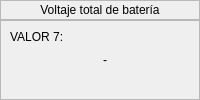
                  <widget class="QWidget" name="page_info7">
                   <layout class="QVBoxLayout" name="verticalLayout_22">
                    <property name="spacing">
                     <number>0</number>
                    </property>
                    <property name="leftMargin">
                     <number>0</number>
                    </property>
                    <property name="topMargin">
                     <number>0</number>
                    </property>
                    <property name="rightMargin">
                     <number>0</number>
                    </property>
                    <property name="bottomMargin">
                     <number>0</number>
                    </property>
                    <item>
                     <widget class="QFrame" name="frame_inf1_7">
                      <property name="minimumSize">
                       <size>
                        <width>0</width>
                        <height>20</height>
                       </size>
                      </property>
                      <property name="frameShape">
                       <enum>QFrame::StyledPanel</enum>
                      </property>
                      <property name="frameShadow">
                       <enum>QFrame::Raised</enum>
                      </property>
                      <layout class="QHBoxLayout" name="horizontalLayout_10">
                       <property name="spacing">
                        <number>0</number>
                       </property>
                       <property name="leftMargin">
                        <number>0</number>
                       </property>
                       <property name="topMargin">
                        <number>0</number>
                       </property>
                       <property name="rightMargin">
                        <number>0</number>
                       </property>
                       <property name="bottomMargin">
                        <number>0</number>
                       </property>
                       <item>
                        <widget class="QLabel" name="label_info1_7">
                         <property name="text">
                          <string>Voltaje total de batería</string>
                         </property>
                         <property name="alignment">
                          <set>Qt::AlignCenter</set>
                         </property>
                        </widget>
                       </item>
                      </layout>
                     </widget>
                    </item>
                    <item>
                     <widget class="QFrame" name="frame_inf2_7">
                      <property name="sizePolicy">
                       <sizepolicy hsizetype="Preferred" vsizetype="Expanding">
                        <horstretch>0</horstretch>
                        <verstretch>0</verstretch>
                       </sizepolicy>
                      </property>
                      <property name="frameShape">
                       <enum>QFrame::StyledPanel</enum>
                      </property>
                      <property name="frameShadow">
                       <enum>QFrame::Raised</enum>
                      </property>
                      <layout class="QHBoxLayout" name="horizontalLayout_43">
                       <item>
                        <widget class="QLabel" name="label_info2_7">
                         <property name="text">
                          <string>VALOR 7:</string>
                         </property>
                         <property name="alignment">
                          <set>Qt::AlignLeading|Qt::AlignLeft|Qt::AlignTop</set>
                         </property>
                        </widget>
                       </item>
                       <item>
                        <widget class="QLabel" name="label_7">
                         <property name="text">
                          <string>-</string>
                         </property>
                        </widget>
                       </item>
                      </layout>
                     </widget>
                    </item>
                   </layout>
                  </widget>
